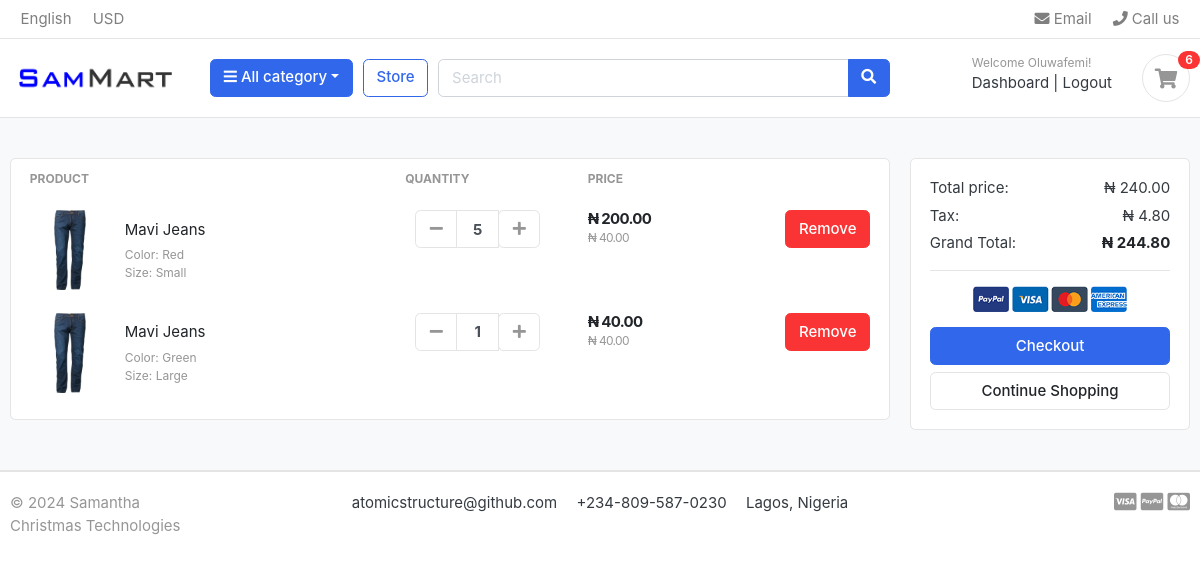
The page /cart/ (signed in) on the database as committed earlier.
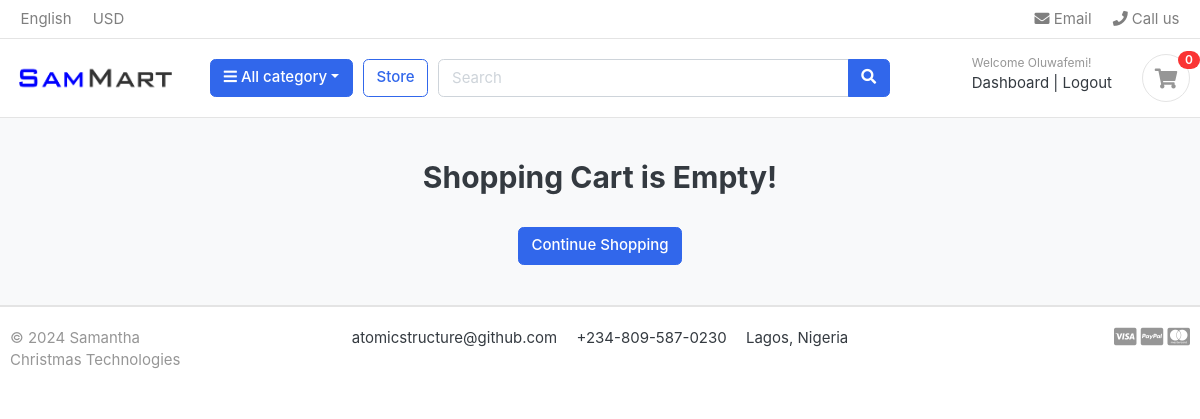
The same page on the database as committed later.
### carts/models.py (models this page shows, shortened)
class CartItem(models.Model):
    product = models.ForeignKey(Product, on_delete=models.CASCADE)
    variations = models.ManyToManyField(Variation, blank=True)
    cart = models.ForeignKey(Cart, on_delete=models.CASCADE, null=True)
    quantity = models.IntegerField()
    user = models.ForeignKey(Account, on_delete=models.CASCADE, null=True)
    is_active = models.BooleanField(default=True)
    def sub_total(self):
        return self.product.price * self.quantity

### store/models.py (models this page shows, shortened)
class Product(models.Model):
    product_name = models.CharField(max_length=200, unique=True)
    slug = models.SlugField(max_length=200, unique=True)
    description = models.TextField(max_length=500, blank=True)
    price = models.DecimalField( max_digits=10, decimal_places=2, default=0.00)
    digital = models.BooleanField(default=False, null=True, blank=False)
    image = models.ImageField(upload_to='photos/product')
    stock = models.IntegerField()
    is_available = models.BooleanField(default=True)
    category = models.ForeignKey(Category, on_delete=models.CASCADE)
    created_date = models.DateTimeField(auto_now_add=True)
    modified_date = models.DateTimeField(auto_now=True)
    def get_url(self):
        return reverse('product_detail', args=[self.category.slug, self.slug])

class Variation(models.Model):
    product = models.ForeignKey(Product, on_delete=models.CASCADE)
    variation_category = models.CharField(max_length=200, choices=(variation_category_choice))
    variation_value = models.CharField(max_length=200)
    is_active = models.BooleanField(default=True)
    created_date = models.DateTimeField(auto_now=True)
    objects = VariationManager()

### carts/views.py (the view)
# urls.py: path("", views.cart, name="cart"),
def cart(request, total=0, quantity=0, cart_items=None):
    try:
        tax = 0
        grand_total = 0
        if request.user.is_authenticated:
            cart_items = CartItem.objects.filter(user=request.user, is_active=True)
        else:
            cart = Cart.objects.get(cart_id=_cart_id(request))
            cart_items = CartItem.objects.filter(cart=cart, is_active=True)
        for cart_item in cart_items:
            total += (cart_item.product.price * cart_item.quantity)
            quantity += cart_item.quantity
        tax = (2 * total) / 100
        grand_total = total + tax
    except ObjectDoesNotExist:
        pass
    context = {
        'cart_items': cart_items,
        'total': total,
        'quantity': quantity,
        'tax': tax,
        'grand_total': grand_total,
    }
    return render(request, 'store/cart.html', context)

### carts/context_processors.py (called while the page is built)
def cart(request):
    cart_count = 0
    if 'admin' in request.path:
        return {}
    else:
        try:
            cart = Cart.objects.filter(cart_id=_cart_id(request))
            if request.user.is_authenticated:
                cart_items = CartItem.objects.all().filter(user=request.user)
            else:
                cart_items = CartItem.objects.all().filter(cart=cart[:1])
            for cart_item in cart_items:
                cart_count += cart_item.quantity
        except Cart.DoesNotExist:
            cart_count = 0
        context = {
            'cart_count': cart_count
        }
        return context

### carts/views.py (called while the page is built)
def _cart_id(request):
    cart = request.session.session_key
    if not cart:
        cart = request.session.create()
    return cart

### category/context_processors.py (called while the page is built)
def categories(request):
    return {
        'categories': Category.objects.all()
    }

### category/models.py (called while the page is built)
    def get_url(self):
        return reverse('products_by_category', args=[self.slug])

### templates/store/cart.html (shortened to what the changed rows need)
{% extends "base.html" %}
{% load static %}
{% block content %}
  <section class="section-content padding-y bg">
    <div class="container">
      {% if not cart_items %}
        <h2 class="text-center">Shopping Cart is Empty!</h2>
        <br>
        <div class="text-center">
          <a href="{% url 'store' %}" class="btn btn-primary">Continue Shopping</a>
        </div>
      {% else %}
      <div class="row">
        <aside class="col-lg-9">
          <div class="card">
            <table class="table table-borderless table-shopping-cart">
              <thead class="text-muted">
                <tr class="small text-uppercase">
                  <th scope="col">Product</th>
                  <th scope="col" width="120">Quantity</th>
                  <th scope="col" width="120">Price</th>
                  <th scope="col" class="text-right" width="200"></th>
                </tr>
              </thead>
              <tbody>
                {% for cart_item in cart_items %}
                <tr>
                  <td>
                    <figure class="itemside align-items-center">
                      <div class="aside">
                        <img src="{{ cart_item.product.image.url }}" class="img-sm" />
                      </div>
                      <figcaption class="info">
                        <a href="{{ cart_item.product.get_url }}" class="title text-dark">{{ cart_item.product.product_name }}</a>
                        <p class="text-muted small">
                          {% if cart_item.variations.all %}
                            {% for variation in cart_item.variations.all %}
                              {{ variation.variation_category | capfirst }}: {{ variation.variation_value | capfirst }} <br>
                            {% endfor %}
                          {% endif %}
                        </p>
                      </figcaption>
                    </figure>
                  </td>
                  <td>
                    <div class="col">
                      <div class="input-group input-spinner">
                        <div class="input-group-prepend">
                          <a href="{% url 'remove_cart' cart_item.product.id cart_item.id %}" class="btn btn-light" type="button" id="button-plus"><i class="fa fa-minus"></i> </a>
                        </div>
                        <input type="text" class="form-control" value="{{cart_item.quantity}}" />
                        <div class="input-group-append">
                          <form action="{% url 'add_cart' cart_item.product.id %}" method="POST">
                            <button class="btn btn-light" type="submit" id="button-minus"><i class="fa fa-plus"></i> </button>
                          </form>
                        </div>
                      </div>
                    </div>
                  </td>
                  <td>
                    <div class="price-wrap">
                      <var class="price">₦ {{ cart_item.sub_total }}</var>
                      <small class="text-muted">₦ {{ cart_item.product.price }}</small>
                    </div>
                  </td>
                  <td class="text-right">
                    <a href="{% url 'delete_cart_item' cart_item.product.id cart_item.id %}" onclick="return confirm('You are about to delete this Item')" class="btn btn-danger">Remove</a>
                  </td>
                </tr>
              </tbody>
              {% endfor %}
            </table>
          </div>
        </aside>
        <aside class="col-lg-3">
          <div class="card">
            <div class="card-body">
              <dl class="dlist-align">
                <dt>Total price:</dt>
                <dd class="text-right">₦ {{ total }}</dd>
              </dl>
              <dl class="dlist-align">
                <dt>Tax:</dt>
                <dd class="text-right">₦ {{ tax }}</dd>
              </dl>
              <dl class="dlist-align">
                <dt>Grand Total:</dt>
                <dd class="text-right text-dark b"><strong>₦ {{ grand_total }}</strong></dd>
              </dl>
              <hr />
              <p class="text-center mb-3">
                <img src="{% static './images/misc/payments.png' %}" height="26" />
              </p>
              <a href="{% url 'checkout' %}" class="btn btn-primary btn-block">Checkout</a>
              <a href="{% url 'store' %}" class="btn btn-light btn-block">Continue Shopping</a>
            </div>
          </div>
        </aside>
      </div>
      {% endif %}
    </div>
  </section>
{% endblock %}

### templates/includes/navbar.html (shortened to what this page needs)
{% load static %}
<header class="section-header">
    <nav class="navbar p-md-0 navbar-expand-sm navbar-light border-bottom">
      <div class="container">
        <div class="collapse navbar-collapse" id="navbarTop4">
          <ul class="navbar-nav mr-auto">
            <li class="nav-item dropdown">
              <a href="#" class="nav-link">English</a>
            </li>
            <li class="nav-item dropdown">
              <a href="#" class="nav-link">USD</a>
            </li>
          </ul>
          <ul class="navbar-nav">
            <li>
              <a href="mailto:ogundarearnold@gmail.com" class="nav-link"><i class="fa fa-envelope"></i> Email</a>
            </li>
            <li>
              <a href="tel:+2348169261295" class="nav-link"><i class="fa fa-phone"></i> Call us</a>
            </li>
          </ul>
        </div>
      </div>
    </nav>
    <section class="header-main border-bottom">
      <div class="container">
        <div class="row align-items-center">
          <div class="col-lg-2 col-md-3 col-6">
            <a href="{% url 'home' %}" class="brand-wrap"><img class="logo" src="{% static './images/logo.png' %}" /></a>
          </div>
          <div class="col-lg col-sm col-md col-6 flex-grow-0">
            <div class="category-wrap dropdown d-inline-block float-right">
              <button type="button" class="btn btn-primary dropdown-toggle" data-toggle="dropdown"><i class="fa fa-bars"></i> All category</button>
            </div>
          </div>
          <a href="{% url 'store' %}" class="btn btn-outline-primary">Store</a>
          <div class="col-lg col-md-6 col-sm-12 col">
            <form action="{% url 'search' %}" class="search" method="get">
              <div class="input-group w-100">
                <input type="text" class="form-control" style="width:60%;" placeholder="Search" name="keyword"/>
                <div class="input-group-append">
                  <button class="btn btn-primary" type="submit"><i class="fa fa-search"></i></button>
                </div>
              </div>
            </form>
          </div>
          <div class="col-lg-3 col-sm-6 col-8 order-2 order-lg-3">
            <div class="d-flex justify-content-end mb-3 mb-lg-0">
            {% if user.id is None %}
              <div class="widget-header">
                <small class="title text-muted">Welcome guest!</small>
                <div>
                  <a href="{% url 'login' %}">Sign in</a> <span class="dark-transp">|</span>
                  <a href="{% url 'register' %}">Register</a>
                </div>
              </div>
              {% else %}
              <div class="widget-header">
                <small class="title text-muted">Welcome {{ user.first_name }}!</small>
                <div>
                  <a href="{% url 'dashboard' %}">Dashboard</a> <span class="dark-transp">|</span>
                  <a href="{% url 'logout' %}">Logout</a>
                </div>
              </div>
            {% endif %}
              <a href="{% url 'cart' %}" class="widget-header pl-3 ml-3">
                <div class="icon icon-sm rounded-circle border">
                  <i class="fa fa-shopping-cart"></i>
                </div>
                <span class="badge badge-pill badge-danger notify">{{ cart_count }}</span>
              </a>
            </div>
          </div>
        </div>
      </div>
    </section>
  </header>

Rows that differ between the two databases and show on the page:
removed CartItem: product.image (picture), product.product_name "Mavi Jeans", quantity "5", sub_total "200.00", product.price "40.00"
no longer on this page (row unchanged): Variation: variation_category "Color", variation_value "Red", shown under "Mavi Jeans"
no longer on this page (row unchanged): Variation: variation_category "Size", variation_value "Small", shown under "Mavi Jeans"
removed CartItem: product.image (picture), product.product_name "Mavi Jeans", quantity "1", sub_total "40.00", product.price "40.00"
no longer on this page (row unchanged): Variation: variation_category "Color", variation_value "Green", shown under "Mavi Jeans"
no longer on this page (row unchanged): Variation: variation_category "Size", variation_value "Large", shown under "Mavi Jeans"
Other text that changed with them:
{{ cart_count }}: "6" → "0"
{{ total }}: "240.00" → (not shown)
{{ tax }}: "4.80" → (not shown)
{{ grand_total }}: "244.80" → (not shown)
text no longer shown: "PRODUCT QUANTITY PRICE Total price: ₦ Tax: ₦ Grand Total: ₦ Checkout"
text now shown: "Shopping Cart is Empty!"
